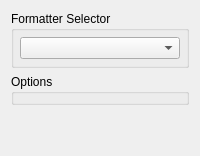
                     <widget class="QWidget" name="focusOptionFormatter">
                      <attribute name="title">
                       <string>Formatter</string>
                      </attribute>
                      <layout class="QVBoxLayout" name="verticalLayout_7">
                       <item>
                        <widget class="QGroupBox" name="groupBox_7">
                         <property name="title">
                          <string>Formatter Selector</string>
                         </property>
                         <layout class="QHBoxLayout" name="horizontalLayout_12">
                          <property name="leftMargin">
                           <number>6</number>
                          </property>
                          <property name="topMargin">
                           <number>6</number>
                          </property>
                          <property name="rightMargin">
                           <number>6</number>
                          </property>
                          <property name="bottomMargin">
                           <number>6</number>
                          </property>
                          <item>
                           <widget class="QComboBox" name="FocusFormatterSelector"/>
                          </item>
                         </layout>
                        </widget>
                       </item>
                       <item>
                        <widget class="QGroupBox" name="focusFormatterOptions">
                         <property name="title">
                          <string>Options</string>
                         </property>
                        </widget>
                       </item>
                       <item>
                        <spacer name="verticalSpacer_5">
                         <property name="orientation">
                          <enum>Qt::Vertical</enum>
                         </property>
                         <property name="sizeHint" stdset="0">
                          <size>
                           <width>20</width>
                           <height>40</height>
                          </size>
                         </property>
                        </spacer>
                       </item>
                      </layout>
                     </widget>
